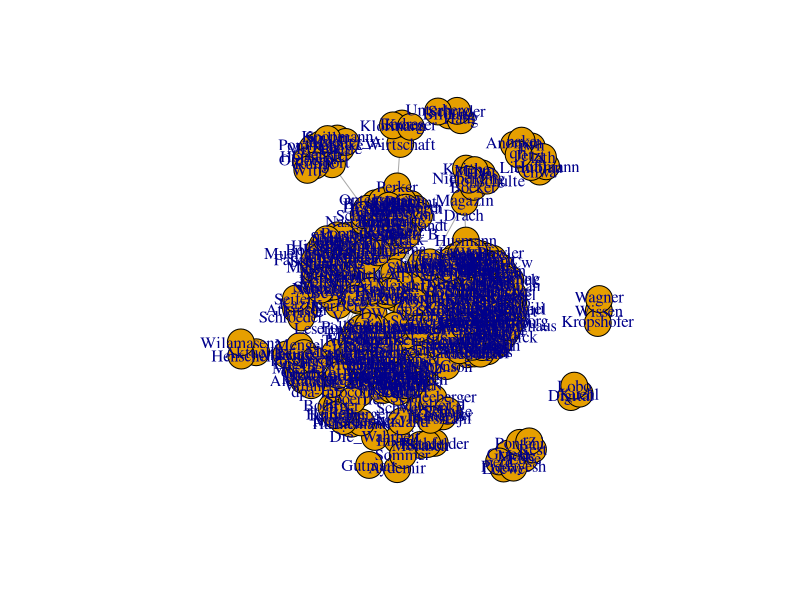
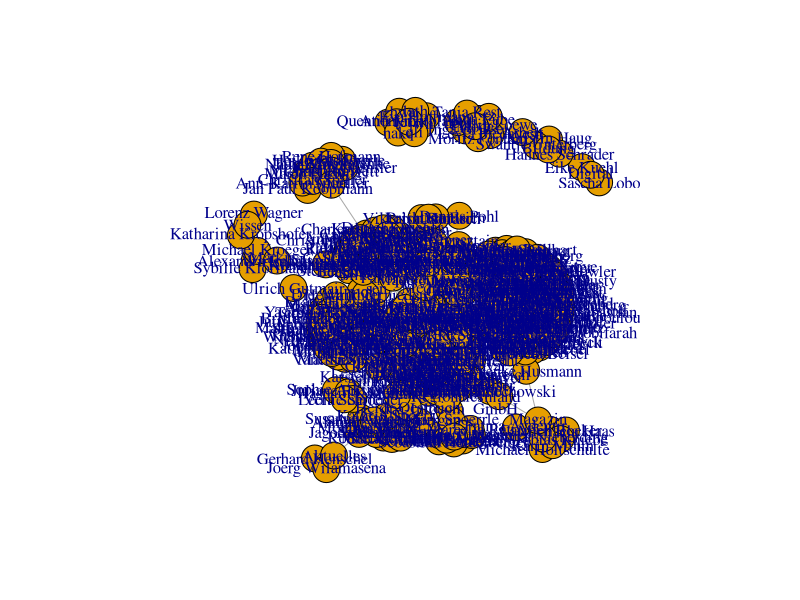
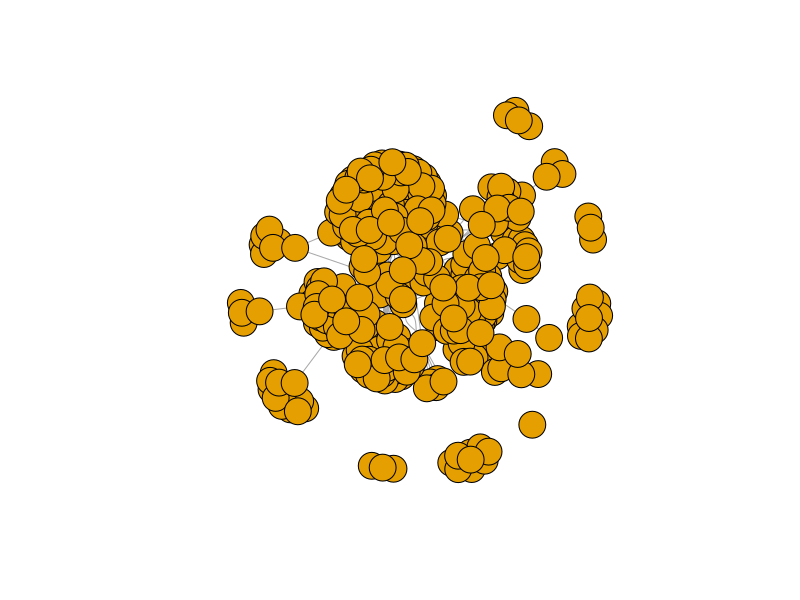

Recreate these plots in R, in order. (Note: this script raises an error after producing the figures.)
# netzwerk-metoo

library(igraph)
mt <- read.csv("edgelist_kim.csv", header=TRUE)
is.data.frame(mt)
mt
mti <- graph.data.frame(mt, directed = FALSE)
class(mti)
mti
plot(mti)

nodes <- read.csv("nodelist_kim.csv", header=T, as.is=T, sep = ",")

# prüft, ob alle Variablen eingelesen wurden
head(mti)
head(nodes)

# wandelt die edgelist in eine Matrix um und baut das igraph-Objekt
hties <-as.matrix(mt)
mt <- graph_from_data_frame(d=hties, vertices=nodes, directed=F)

mt
plot(mt)

V(mt)$label <- NA # überschreibt alle Labels mit dem Wert "NA", der nicht angezeigt wird.
plot(mt)

list.edge.attributes(mt)
subgraph.edges(mt)
E(mti)[week == 1]
mt1 <- subgraph.edges(mti, E(mti)[week ==1])
plot(mt1)

V(mt1)$label <- NA # überschreibt alle Labels mit dem Wert "NA", der nicht angezeigt wird.
plot(mt1)

colrs <- c("pink","blue", "yellow")
V(mt1)$color<- colrs[V(mt)$sex]
plot(mt1)

# Labels wiederherstellen
V(mt1)$label <- V(mt)$name # weist dem Vertex-Attribut "label" wieder das Vertex-Attribut "name" zu.
plot(mt1)

degree(mt1, mode = "in")
#degree(mt1, mode="in", normalized = TRUE)

#V(mt1)$label <- V(mt)$name # weist dem Vertex-Attribut "label" wieder das Vertex-Attribut "name" zu.

ressorts <- V(mt)[type == "1"]
# wöhlt alle Knoten aus, die das Vertex-Attribut "1" bei $type gesetzt haben

ressorts

V(mt)[ressorts]$shape = "square"
# weist allen Werten von Smokers den Shape "square" zu.

V(mt)[V(mt)$type == 1]$shape <- "square"
V(mt)[V(mt)$type == 0]$shape <- "circle"
plot(mt1)

plot(mt1, vertex.size=degree(mt1, mode="in")*3, edge.arrow.size=.2)

